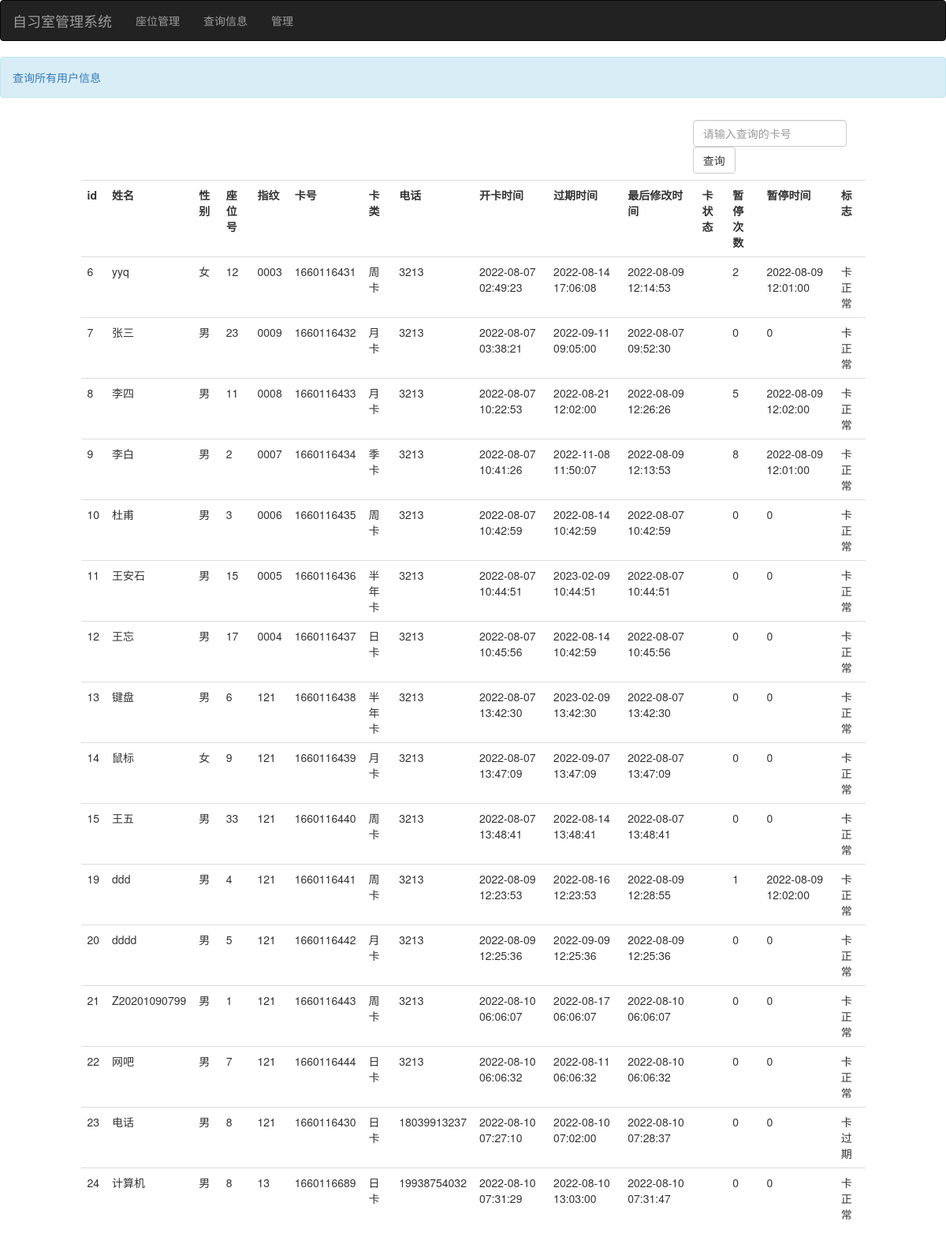
/seatManage/select_user, run on the app's committed database.
### seatManage/models.py (models this page shows)
class UserInfo(models.Model):
    id = models.BigAutoField(primary_key=True)
    username = models.CharField(max_length=30, verbose_name="用户姓名")
    user_phone = models.CharField(max_length=30, verbose_name="电话")
    user_sex = models.CharField(max_length=2, verbose_name="用户性别")
    user_fingerprint = models.CharField(max_length=30, verbose_name="用户指纹信息")
    user_seat = models.ForeignKey("Seat", on_delete=models.CASCADE)
    user_card_class = models.CharField(max_length=10, verbose_name="卡种类")
    user_card_number = models.CharField(max_length=15, verbose_name="卡号",default=0)
    card_create_time = models.BigIntegerField(verbose_name="开卡日期")
    card_expiration_time = models.BigIntegerField(verbose_name="卡过期日期")
    modified_time = models.BigIntegerField(verbose_name="修改操作时间")
    info_change_time = models.BigIntegerField(verbose_name="更改信息时间")
    active_day = models.IntegerField(verbose_name="活跃天数",default=0)
    stop_time = models.BigIntegerField(verbose_name="暂停时间",default=0)
    stop_number = models.IntegerField(verbose_name="暂停次数")
    flag = models.IntegerField(verbose_name="过期标志",default=1)
    stop_flag = models.IntegerField(verbose_name='run暂停标志',default=0)

### seatManage/views.py (the view)
# urls.py: path('select_user',views.select_user,name='select_user'),
def select_user(request):
    users = UserInfo.objects.values('id', 'username', 'user_sex', 'user_seat_id', 'user_fingerprint',
                                    'user_card_number',
                                    'user_card_class', 'user_phone', 'card_create_time', 'card_expiration_time',
                                    'modified_time', 'stop_number', 'stop_time', 'flag','stop_flag')
    users = list(users)
    for user_info in users:
        card_create_time = timeOf(user_info.get('card_create_time'))
        card_expiration_time = timeOf(user_info.get('card_expiration_time'))
        modified_time = timeOf(user_info.get('modified_time'))
        if user_info.get('stop_time'):
            stop_time = timeOf(user_info.get('stop_time'))
        else:
            stop_time = 0
        user_info.update({'card_create_time': card_create_time})
        user_info.update({'card_expiration_time': card_expiration_time})
        user_info.update({'modified_time': modified_time})
        user_info.update({'stop_time': stop_time})
        if user_info.get('flag') == 1:
            user_info.update({'flag': '卡正常'})
        else:
            user_info.update({'flag': '卡过期'})
        if user_info.get('stop_flag') == 1:
            user_info.update({'stop_flag': '卡暂停'})
        else:
            user_info.update({'stop_flag': '卡正常'})
    return render(request, 'seatManage/userinfo.html', locals())

### seatManage/views.py (called while the page is built)
def timeOf(ts, parttern="%Y-%m-%d %H:%M:%S"):
    try:
        timeArray = time.localtime(int(ts))
        return time.strftime(parttern, timeArray)
    except:
        return time.strftime("%Y-%m-%d %H:%M:%S", time.localtime(int(ts)))

### seatManage/templates/seatManage/userinfo.html (shortened to what this page needs)
{% extends 'seatManage/base.html' %}
{% load static %}
{% block content %}
<div class="breadcrumb alert alert-info">
        <li><a href="#">查询所有用户信息</a></li>
</div>
<div class="row">
    <div class="col-md-1"></div>
    <div class="col-md-10">
        <div class="col-md-9"></div>
        <div class="col-md-3">
            <form class="navbar-form navbar-left" action="{% url 'seatManage:search' %}" method="post">
                <input type="text" class="form-control" placeholder="请输入查询的卡号" name="cardNum">
                <button type="submit" class="btn btn-default">查询</button>
            </form>
        </div>
        <br><br>
        {%if users%}
        <table class="table table-hover">
            <th>id</th><th>姓名</th><th>性别</th><th>座位号</th><th>指纹</th><th>卡号</th><th>卡类</th><th>电话</th><th>开卡时间</th>
            <th>过期时间</th><th>最后修改时间</th><th>卡状态</th><th>暂停次数</th><th>暂停时间</th><th>标志</th>
                {% for user_info in users %}
                <tr>
                    <td>{{user_info.id}}</td>
                    <td>{{user_info.username}}</td>
                    <td>{{user_info.user_sex}}</td>
                    <td>{{user_info.user_seat_id}}</td>
                    <td>{{user_info.user_fingerprint}}</td>
                    <td>{{user_info.user_card_number}}</td>
                    <td>{{user_info.user_card_class}}</td>
                    <td>{{user_info.user_phone}}</td>
                    <td>{{user_info.card_create_time}}</td>
                    <td>{{user_info.card_expiration_time}}</td>
                    <td>{{user_info.modified_time}}</td>
                    <td>{{u.stop_flag}}</td>
                    <td>{{user_info.stop_number}}</td>
                    <td>{{user_info.stop_time}}</td>
                    <td>{{user_info.flag}}</td>
                </tr>
                {% endfor %}
        </table>
        {%else%}
        <h3>数据不存在</h3>
        {%endif%}
    </div>
    <div class="col-md-1"></div>
</div>
{% endblock %}

### data on the page
UserInfo: id "6", username "yyq", user_sex "女", user_seat_id "12", user_fingerprint "0003", user_card_number "1660116431", user_card_class "周卡", user_phone "3213", card_create_time "2022-08-07 02:49:23", card_expiration_time "2022-08-14 17:06:08", modified_time "2022-08-09 12:14:53", stop_number "2", stop_time "2022-08-09 12:01:00", flag "卡正常"
UserInfo: id "7", username "张三", user_sex "男", user_seat_id "23", user_fingerprint "0009", user_card_number "1660116432", user_card_class "月卡", user_phone "3213", card_create_time "2022-08-07 03:38:21", card_expiration_time "2022-09-11 09:05:00", modified_time "2022-08-07 09:52:30", stop_number "0", stop_time "0", flag "卡正常"
UserInfo: id "8", username "李四", user_sex "男", user_seat_id "11", user_fingerprint "0008", user_card_number "1660116433", user_card_class "月卡", user_phone "3213", card_create_time "2022-08-07 10:22:53", card_expiration_time "2022-08-21 12:02:00", modified_time "2022-08-09 12:26:26", stop_number "5", stop_time "2022-08-09 12:02:00", flag "卡正常"
UserInfo: id "9", username "李白", user_sex "男", user_seat_id "2", user_fingerprint "0007", user_card_number "1660116434", user_card_class "季卡", user_phone "3213", card_create_time "2022-08-07 10:41:26", card_expiration_time "2022-11-08 11:50:07", modified_time "2022-08-09 12:13:53", stop_number "8", stop_time "2022-08-09 12:01:00", flag "卡正常"
UserInfo: id "10", username "杜甫", user_sex "男", user_seat_id "3", user_fingerprint "0006", user_card_number "1660116435", user_card_class "周卡", user_phone "3213", card_create_time "2022-08-07 10:42:59", card_expiration_time "2022-08-14 10:42:59", modified_time "2022-08-07 10:42:59", stop_number "0", stop_time "0", flag "卡正常"
UserInfo: id "11", username "王安石", user_sex "男", user_seat_id "15", user_fingerprint "0005", user_card_number "1660116436", user_card_class "半年卡", user_phone "3213", card_create_time "2022-08-07 10:44:51", card_expiration_time "2023-02-09 10:44:51", modified_time "2022-08-07 10:44:51", stop_number "0", stop_time "0", flag "卡正常"
UserInfo: id "12", username "王忘", user_sex "男", user_seat_id "17", user_fingerprint "0004", user_card_number "1660116437", user_card_class "日卡", user_phone "3213", card_create_time "2022-08-07 10:45:56", card_expiration_time "2022-08-14 10:42:59", modified_time "2022-08-07 10:45:56", stop_number "0", stop_time "0", flag "卡正常"
UserInfo: id "13", username "键盘", user_sex "男", user_seat_id "6", user_fingerprint "121", user_card_number "1660116438", user_card_class "半年卡", user_phone "3213", card_create_time "2022-08-07 13:42:30", card_expiration_time "2023-02-09 13:42:30", modified_time "2022-08-07 13:42:30", stop_number "0", stop_time "0", flag "卡正常"
UserInfo: id "14", username "鼠标", user_sex "女", user_seat_id "9", user_fingerprint "121", user_card_number "1660116439", user_card_class "月卡", user_phone "3213", card_create_time "2022-08-07 13:47:09", card_expiration_time "2022-09-07 13:47:09", modified_time "2022-08-07 13:47:09", stop_number "0", stop_time "0", flag "卡正常"
UserInfo: id "15", username "王五", user_sex "男", user_seat_id "33", user_fingerprint "121", user_card_number "1660116440", user_card_class "周卡", user_phone "3213", card_create_time "2022-08-07 13:48:41", card_expiration_time "2022-08-14 13:48:41", modified_time "2022-08-07 13:48:41", stop_number "0", stop_time "0", flag "卡正常"
UserInfo: id "19", username "ddd", user_sex "男", user_seat_id "4", user_fingerprint "121", user_card_number "1660116441", user_card_class "周卡", user_phone "3213", card_create_time "2022-08-09 12:23:53", card_expiration_time "2022-08-16 12:23:53", modified_time "2022-08-09 12:28:55", stop_number "1", stop_time "2022-08-09 12:02:00", flag "卡正常"
UserInfo: id "20", username "dddd", user_sex "男", user_seat_id "5", user_fingerprint "121", user_card_number "1660116442", user_card_class "月卡", user_phone "3213", card_create_time "2022-08-09 12:25:36", card_expiration_time "2022-09-09 12:25:36", modified_time "2022-08-09 12:25:36", stop_number "0", stop_time "0", flag "卡正常"
UserInfo: id "21", username "Z20201090799", user_sex "男", user_seat_id "1", user_fingerprint "121", user_card_number "1660116443", user_card_class "周卡", user_phone "3213", card_create_time "2022-08-10 06:06:07", card_expiration_time "2022-08-17 06:06:07", modified_time "2022-08-10 06:06:07", stop_number "0", stop_time "0", flag "卡正常"
UserInfo: id "22", username "网吧", user_sex "男", user_seat_id "7", user_fingerprint "121", user_card_number "1660116444", user_card_class "日卡", user_phone "3213", card_create_time "2022-08-10 06:06:32", card_expiration_time "2022-08-11 06:06:32", modified_time "2022-08-10 06:06:32", stop_number "0", stop_time "0", flag "卡正常"
UserInfo: id "23", username "电话", user_sex "男", user_seat_id "8", user_fingerprint "121", user_card_number "1660116430", user_card_class "日卡", user_phone "18039913237", card_create_time "2022-08-10 07:27:10", card_expiration_time "2022-08-10 07:02:00", modified_time "2022-08-10 07:28:37", stop_number "0", stop_time "0", flag "卡过期"
UserInfo: id "24", username "计算机", user_sex "男", user_seat_id "8", user_fingerprint "13", user_card_number "1660116689", user_card_class "日卡", user_phone "19938754032", card_create_time "2022-08-10 07:31:29", card_expiration_time "2022-08-10 13:03:00", modified_time "2022-08-10 07:31:47", stop_number "0", stop_time "0", flag "卡正常"
